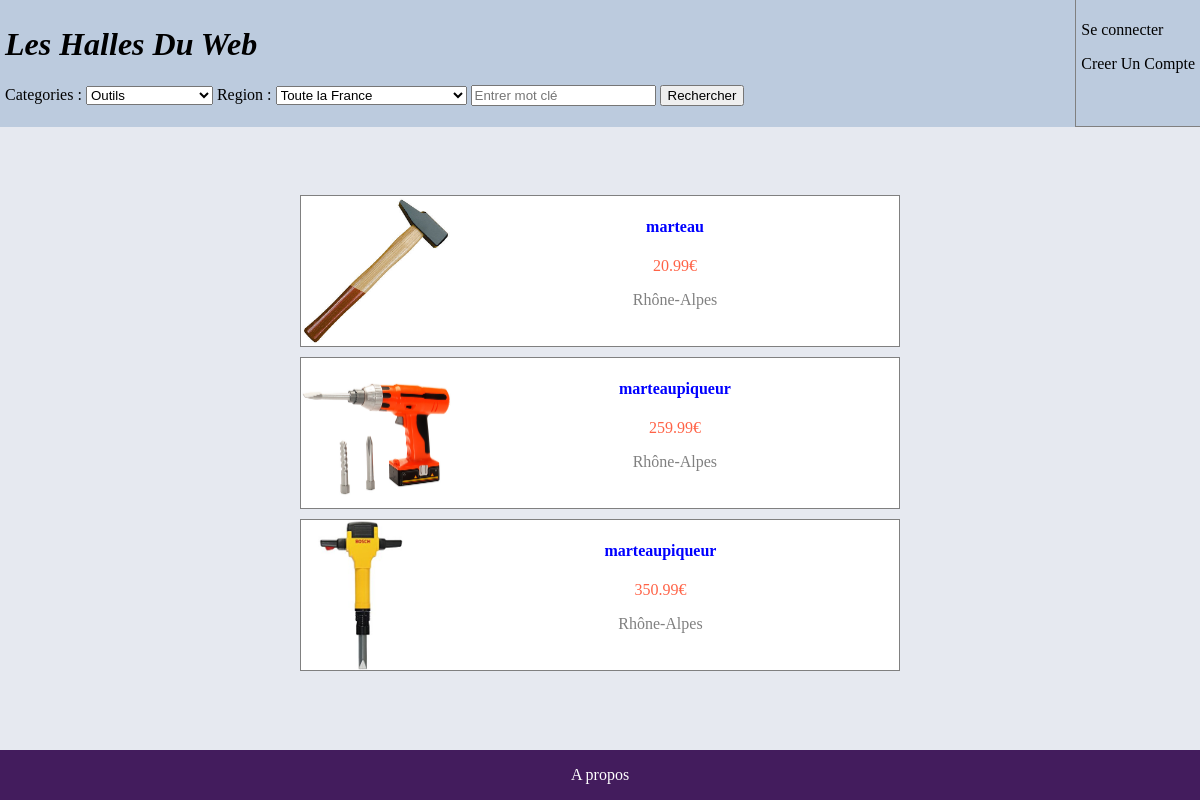
Page /controleur/recherche.ctrl.php?c=3 on the committed database.
### tables this page shows
CREATE TABLE offre (
ref INTEGER PRIMARY KEY,
photo TEXT,
intitule TEXT,
prix TEXT,
region TEXT,
caracteristique TEXT,
id INTEGER,
categorie INTEGER,
FOREIGN KEY (id) REFERENCES utilisateur(identifiant),
FOREIGN KEY (region) REFERENCES utilisateur(region),
FOREIGN KEY (categorie) REFERENCES categorie(id)
);

### controleur/recherche.ctrl.php (called while the page is built, shortened)
<?php
require_once('../model/model.class.php');
require_once('../model/model.classDAO.php');
  if (isset($_GET['firstId'])) {
    $firstId = $_GET['firstId'];
  } else {
    $firstId = 0;
  }
  if (isset($_GET['r'])) {
    $reg = $_GET['r'];
  } else {
    $reg = "Toute";
  }
  if (isset($_GET['c'])) {
    $cate = $_GET['c'];
  } else {
    $cate = "Toute";
  }
  if (isset($_GET['rec'])) {
    $rec = $_GET['rec'];
  } else {
    $rec = "";
  }
  $config = parse_ini_file('../config/config.ini');
  if($dao->estCatMere($_GET['c'])){
    $offres = $dao->getNOffreCorespondanteMere($firstId,$reg,$cate,$rec);
    $nboffre = $dao->getNbOffreRecCatMere($reg,$cate,$rec);
  } else {
    $offres = $dao->getNOffreCorespondante($firstId,$reg,$cate,$rec);
  }
  include('../view/recherche.view.php');
 ?>

### model/model.classDAO.php (called while the page is built, shortened)
<?php
require_once("../model/model.class.php");
$dao = new DAO();
class DAO{
    private $db;
    function __construct(){
      try {
      $config = parse_ini_file('../config/config.ini');
      $path = $config['database_path'];
      $this->db = new PDO("sqlite:$path");
      }
    catch (PDOException $e){
    die("erreur de connexion a la database: ".$e->getMessage());
    }
  }
function getNOffreCorespondante($firstId, $region, $categorie,$rec) : array{
  $tab = array();
  if($region=='Toute' && $categorie=='Toute'){
    $where = "WHERE";
  }elseif($region!='Toute' && $categorie!='Toute'){
    $where = "WHERE region = \"$region\" AND categorie = $categorie AND";
  }elseif($region!='Toute' && $categorie=='Toute'){
    $where = "WHERE region = \"$region\" AND";
  }elseif($region=='Toute' && $categorie!='Toute'){
    $where = "WHERE categorie = $categorie AND";
  }
  $req = "SELECT * FROM offre $where intitule LIKE \"%$rec%\" LIMIT 10 Offset $firstId";
  try{
      if($d = $this->db->query($req)){
        $tab=$d->fetchAll(PDO::FETCH_CLASS,'Offre');
      }
    }catch(Exception $e){
      echo "error au niveau du searchORC".$e;
      return NULL;
    }
    return $tab;
}
}
 ?>

### model/model.class.php (called while the page is built, shortened)
<?php
class Offre{
public function __get(string $property) {
    return $this->$property;
  }
}
 ?>

### view/recherche.view.php (the view, shortened to what this page needs)
<!DOCTYPE html>
<html lang="en" dir="ltr">
  <head>
    <link rel="stylesheet" href="../view/style/recherche.style.css">
  </head>
  <body>
    <?php include('../controleur/header.ctrl.php'); ?>
    <nav>
      <?php  if (sizeof($offres)==0) {?>
        <p>Aucune offre ne correspond à votre recherche</p>
      <?php } else {?>
      <?php foreach ($offres as $offre) { ?>
        <a href="../controleur/offre.ctrl.php?ref=<?php echo $offre->ref?>&firstId=<?php echo $firstId ?>&r=<?php echo $reg ?>&c=<?php echo $cate?>&rec=<?php echo $rec?>">
        <div class="Offre">
          <img src="<?php echo $config['img_path']."/".$offre->photo ?>" alt="">
          <div >
            <h4><?php echo $offre->intitule?></h4>
            <p class="prix"><?php echo $offre->prix?>€</p>
            <p><?php echo $offre->region?></p>
          </div>
        </div>
        </a>
      <?php  }?>
      <?php }?>
    </nav>
    <?php include('footer.view.php'); ?>
  </body>
</html>

### view/style/recherche.style.css (style rules this page uses)
nav { margin-right: auto; margin-left: auto; width: 50%; background-color: #e6e9f0; }
a { text-decoration: none; color: black; }
nav { text-align: center; }
nav div img { max-width: 150px; max-height: 150px; }
nav div { color: gray; font-style: normal; text-decoration: none; height: auto; margin-right: auto; margin-left: auto; margin-bottom: 10px; background-color: #e6e9f0; background-color: white; }
nav h4 { color: blue; font-style: normal; text-decoration: none; }
.Offre { border-style: solid; border-color: gray; border-width: thin; border-collapse:collapse; display: flex; flex-direction: row; justify-content:flex-start; }
.prix { color: tomato; }
body { background-color: #e6e9f0; height: 100vh; margin: 0px; padding: 0px; display: flex; flex-direction: column; justify-content: space-between; }

### rows in the picture
offre: photo (picture), intitule "marteau", prix "20.99", region "Rhône-Alpes"
offre: photo (picture), intitule "marteaupiqueur", prix "259.99", region "Rhône-Alpes"
offre: photo (picture), intitule "marteaupiqueur", prix "350.99", region "Rhône-Alpes"

### other values in the picture
form field c "Outils"
